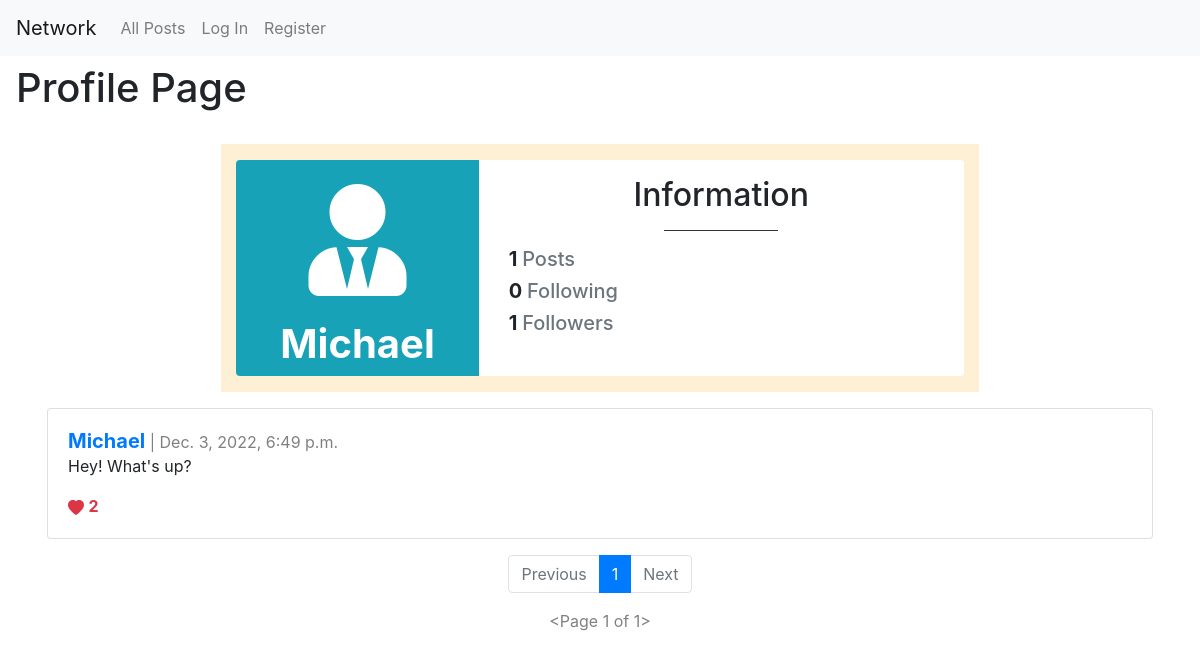
/profilePage/user4, run on an earlier commit of the app's database.
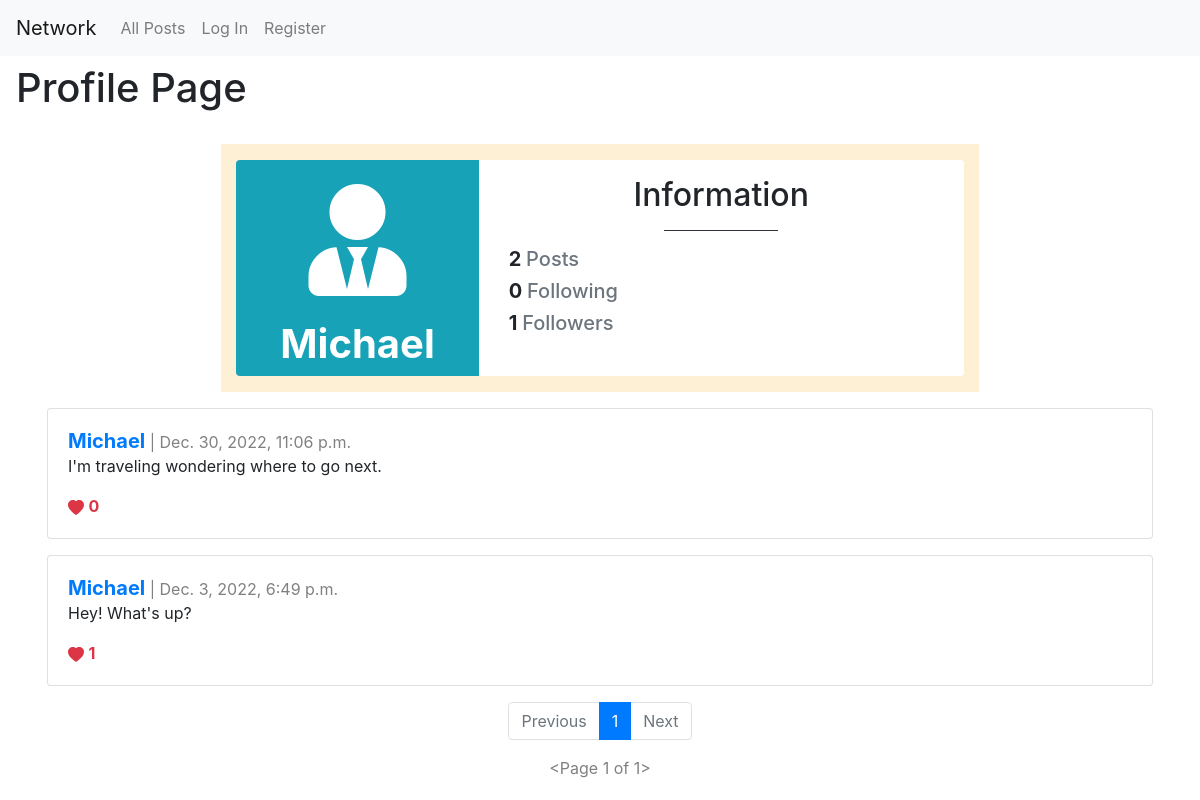
And on a later commit of the database.
### network/models.py (models this page shows, shortened)
class Post(models.Model):
    author = models.ForeignKey("User", on_delete=models.CASCADE, related_name="user")
    description = models.CharField(max_length=1000)
    timestamp = models.DateTimeField(auto_now_add=True)

class User(AbstractUser):
    pass

### network/views.py (the view)
# urls.py: path("profilePage/user<int:user_id>", views.profilePage, name="profilePage"),
def profilePage(request, user_id):
    user = User.objects.get(pk=user_id) # User from the card
    posts = Post.objects.filter(author=user).order_by("id").reverse()
    following = Follow.objects.filter(user=user)
    follower = Follow.objects.filter(followedUser=user)
    try:
        checkingFollow = follower.filter(user=User.objects.get(pk=request.user.id))
        if len(checkingFollow) != 0:
            isFollowing = True
        else:
            isFollowing = False
    except:
        isFollowing = False
    totalLikes = Like.objects.all()
    postsLiked = []
    try:
        for like in totalLikes:
            if like.user.id == request.user.id:
                postsLiked.append(like.post.id)
    except:
        postsLiked = []
    p = Paginator(posts, 10)
    pageNumber = request.GET.get('page')
    postsPage = p.get_page(pageNumber)
    return render(request, "network/profile.html", {
        "posts": posts,
        "p": p,
        "postsPage": postsPage,
        "username": user.username,
        "userProfile": user,
        "following": following,
        "follower": follower,
        "isFollowing": isFollowing,
        "postsLiked": postsLiked,
        "totalLikes": totalLikes
    })

### network/templates/network/profile.html (shortened to what the changed rows need)
{% extends "network/layout.html" %}
{% block body %}
<div class="main-title">
    <h1>Profile Page</h1>
</div>
<div class="main-content">
    <div class="row d-flex justify-content-center">
        <div class="col-md-10 col-lg-8 mt-3" style="background: #fdf0d5">
            <div class="row">
                <div class="col-sm-4 bg-info rounded-left">
                    <div class="card-block text-center text-white">
                        <h1 class="font-weight-bold mt-4">{{username}}</h1>
                    </div>
                </div>
                <div class="col-sm-8 bg-white rounded-right">
                    <h2 class="mt-3 text-center">Information</h2>
                    <div class="row">
                        <div class="col-sm-12">
                            <h5><strong>{{ p.count }} </strong><span class="text-muted"> Posts</span></h5>
                        </div>
                    </div>
                </div>
            </div>
        </div>
    </div>
    {% for post in postsPage %}
    <div class="row">
        <div class="col">
            <div class="card h-100" id="post-grid">
                <div class="card-body">
                    <h5 style="display: inline" class="card-title"><a href="{% url 'profilePage' user_id=post.author.id %}"><strong>{{ post.author }}</strong></a></h5>
                    <div style="display: inline; color: gray;" class="card-date"> | {{ post.timestamp }}</div>
                    <p class="card-text" id="description{{post.id}}">{{ post.description }}</p>
                    <div class="card-buttonsContainer">
                        {% if user.is_authenticated %}
                            {% if post.id in postsLiked %}
                            <div align="left" class="card-button">
                                <button id="heartButton{{post.id}}" onClick="likeHandler('{{ post.id }}', '{{postsLiked}}', '{{post.post_like.count}}')" type="submit" name="heartButton" class="btn btn-outline-danger heartButton">
                                    <svg xmlns="http://www.w3.org/2000/svg" width="16" height="16" fill="currentColor"
                                        class="bi bi-heart-fill" viewBox="0 0 16 16">
                                        <path fill-rule="evenodd"
                                            d="M8 1.314C12.438-3.248 23.534 4.735 8 15-7.534 4.736 3.562-3.248 8 1.314z" />
                                    </svg>
                                    <strong>{{ post.post_like.count }}</strong>
                                </button>
                            </div>
                            {% else %}
                            <div align="left" class="card-button">
                                <button id="heartButton{{post.id}}" onClick="likeHandler('{{ post.id }}', '{{postsLiked}}', '{{post.post_like.count}}')" type="submit" name="heartButton" class="btn btn-outline-danger heartButton">
                                    <svg xmlns="http://www.w3.org/2000/svg" width="16" height="16" fill="currentColor" class="bi bi-heart" viewBox="0 0 16 16">
                                        <path d="m8 2.748-.717-.737C5.6.281 2.514.878 1.4 3.053c-.523 1.023-.641 2.5.314 4.385.92 1.815 2.834 3.989 6.286 6.357 3.452-2.368 5.365-4.542 6.286-6.357.955-1.886.838-3.362.314-4.385C13.486.878 10.4.28 8.717 2.01L8 2.748zM8 15C-7.333 4.868 3.279-3.04 7.824 1.143c.06.055.119.112.176.171a3.12 3.12 0 0 1 .176-.17C12.72-3.042 23.333 4.867 8 15z"/>
                                    </svg>
                                    <strong>{{ post.post_like.count }}</strong>
                                </button>
                            </div>
                            {% endif %}
                        {% else %}
                                <svg xmlns="http://www.w3.org/2000/svg" width="16" height="16" fill="#dc3545"
                                    class="bi bi-heart-fill" viewBox="0 0 16 16">
                                    <path fill-rule="evenodd"
                                        d="M8 1.314C12.438-3.248 23.534 4.735 8 15-7.534 4.736 3.562-3.248 8 1.314z" />
                                </svg>
                                <strong style="color: #dc3545">{{ post.post_like.count }}</strong>
                        {% endif %}
                    </div>
                </div>
            </div>
        </div>
    </div>
    {% endfor %}
    <nav aria-label="...">
        <ul class="pagination d-flex justify-content-center">
            {% for pageNumber in postsPage.paginator.page_range %}
                {% if postsPage.number == pageNumber %}
                    <li class="page-item active" aria-current="page">
                        <a class="page-link">{{pageNumber}}</a>
                    </li>
                {% else %}
                    <a href="?page={{ pageNumber }}" class="page-link">
                        {{ pageNumber }}
                    </a>
                {% endif %}
            {% endfor %}
        </ul>
    </nav>
</div>
{% endblock %}

What changed in the data, as far as the page shows it:
added Post: author "Michael", timestamp "Dec. 30, 2022, 11:06 p.m.", description "I'm traveling wondering where to go next.", post_like.count "0"
computed for Post "Dec. 3, 2022, 6:49 p.m.": post_like.count "2" → "1"
Also different on the page:
{{ p.count }}: "1" → "2"
